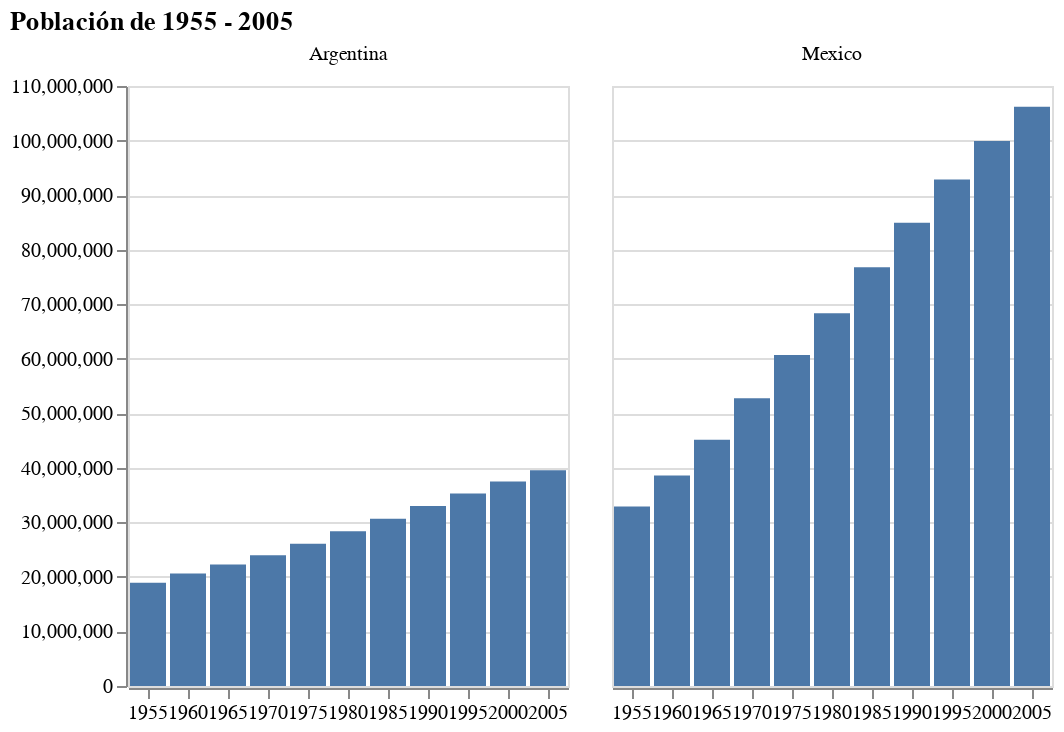

Notebook code for this chart:
### Code cell
alt.Chart(data).mark_bar().encode(
    x = alt.X("year(year):O", title = ""),
    y = alt.Y("pop", title = ""),
    column= alt.Column("country", title = "")
).transform_filter(
    (alt.datum.country == 'Mexico') | (alt.datum.country == 'Argentina')
).properties(
    title = "Población de 1955 - 2005"
)

### Figure 1 — Vega-Lite specification as saved in the notebook (floating-point values rounded to 4 significant figures; data arrays with more than 128 entries replaced by an {"elided": "..."} marker saying what was removed)
{"config": {"view": {"continuousWidth": 300, "continuousHeight": 300}}, "data": {"name": "data-03992db4b7c8af415262b14852e1960b"}, "mark": {"type": "bar"}, "encoding": {"column": {"field": "country", "title": "", "type": "nominal"}, "x": {"field": "year", "timeUnit": "year", "title": "", "type": "ordinal"}, "y": {"field": "pop", "title": "", "type": "quantitative"}}, "title": "Población de 1955 - 2005", "transform": [{"filter": "((datum.country === 'Mexico') || (datum.country === 'Argentina'))"}], "$schema": "https://vega.github.io/schema/vega-lite/v5.20.1.json", "datasets": {"data-03992db4b7c8af415262b14852e1960b": {"elided": "693 records"}}}
